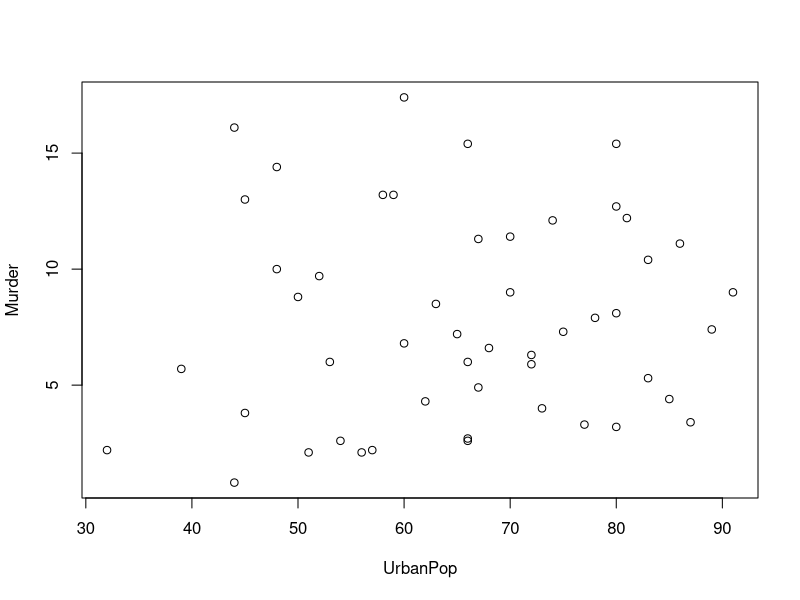
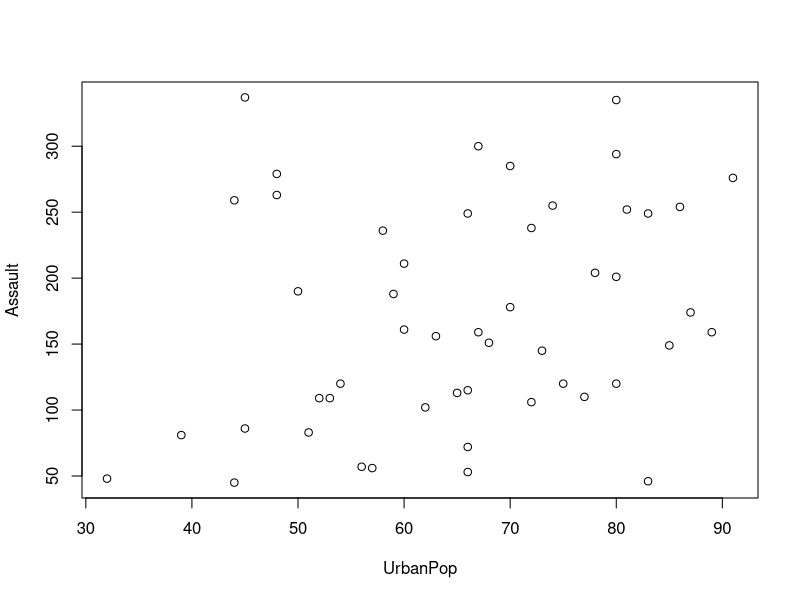
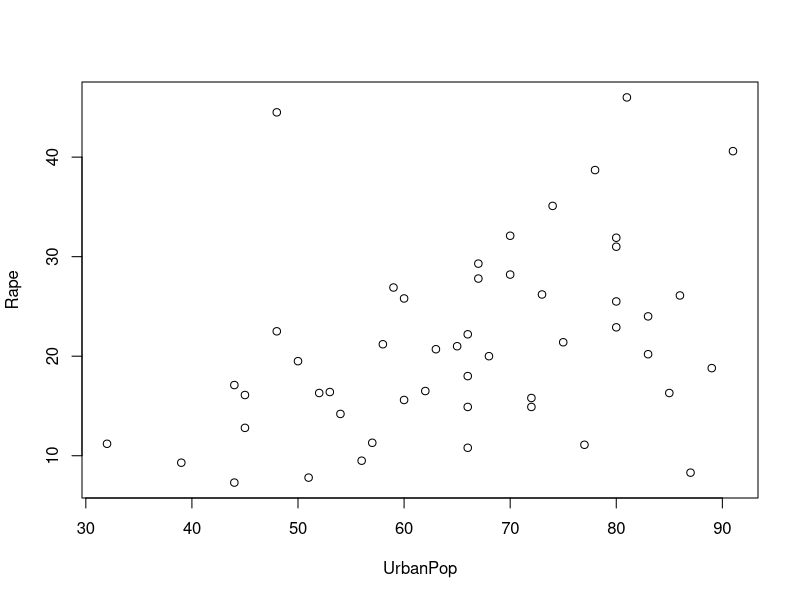

Here is the R script that generated these plots, in order:
## ---- chunk 1
knitr::opts_chunk$set(echo = TRUE)
## ---- chunk 2
#Que:1 Create two matrices from the given set of numbers X1 = {2,3,7,1,6,2,3,5,1} and x2 = {3,2,9,0,7,8,5,8,2}
#Answer:
A = matrix(c(2,3,7,1,6,2,3,5,1), nrow=3, ncol=3, byrow=TRUE)
A
B = matrix(c(3,2,9,0,7,8,5,8,2), nrow=3, ncol=3, byrow=TRUE)
B


#Que:2 Find the matrix product.
#Answer:
C = A%*%B
C


#Que:3What does correlation coefficient represent? How do you find the correlation between (i) two categorical variables and (ii)categorical variable and continuous variable.
#Answer: 
#The correlation coefficient of two variables in a data set equals to their covariance divided by the product of their individual standard deviations. It is a normalized measurement of how the two are linearly related.

#(i)Frequency table, relative frequency table and bar chart etc.

#(ii)Z-test/t-test (Either test assess whether mean of two groups are statistically different from each other or not


#Que4:Load the Animals data set from the "MASS" package
#Answer:
library(MASS)
data(Animals)
head(Animals)


#Que:5 Find the correlation coefficient of brain and body in this data set and comment on the relation between them
#Answer:
body <- Animals$body
brain <- Animals$brain
cor(brain, body)
cor(Animals)


#Que:6 Load USArrests data set. Comment on the distribution of the variables. Is there any relation between UrbanPop and three crimes
#Answer:
summary(USArrests)
cor(USArrests)
#Running plot for these combinations, Murder and Assault do not appear to have a relation to UrbanPop. The distribution of plot points are scattered to the point that they do not appear to correlate to UrbanPop.
with(USArrests, plot(UrbanPop, Murder))
with(USArrests, plot(UrbanPop, Assault))
#Plotting Rape against UrbanPop - there are some outliers, but there does seem to be a relationship between Rape and UrbanPop. There is an indication of a correlation and more analysis could be performed
with(USArrests, plot(UrbanPop, Rape))

#Que:7 Which states has most and least assault, murder, and rape arrests.
#Answer:
# most and least assault
x <- which(USArrests$Assault == max(USArrests$Assault))
rownames(USArrests)[x]
x <- which(USArrests$Assault == min(USArrests$Assault))
rownames(USArrests)[x]
# most and least murder
x<-which(USArrests$Murder == max(USArrests$Murder))
rownames(USArrests)[x]
x <- which(USArrests$Murder == min(USArrests$Murder))
rownames(USArrests)[x]
# most and least rape
x<-which(USArrests$Rape == max(USArrests$Rape))
rownames(USArrests)[x]
x <- which(USArrests$Rape == min(USArrests$Rape))
rownames(USArrests)[x]


#Que:8 List the states which have assault arrests more than median of the country.
#Answer:
assault.median = median(USArrests$Assault)
assault.median
subset(USArrests, Assault > assault.median, select= c(UrbanPop, Assault))


#Que:9 Which states are in the bottom 25% of murder
#Answer:
bottomQuartileMurderRate <- quantile(USArrests$Murder)[2]
bottomQuartileMurderRate
subset(USArrests, Murder < bottomQuartileMurderRate, select= c(UrbanPop, Murder))


#Que:10 Which states are in the top 25% of the murder.
#Answer:
topQuartileMurderRate <- quantile(USArrests$Murder)[4]
topQuartileMurderRate
subset(USArrests, Murder > topQuartileMurderRate, select= c(UrbanPop, Murder))

